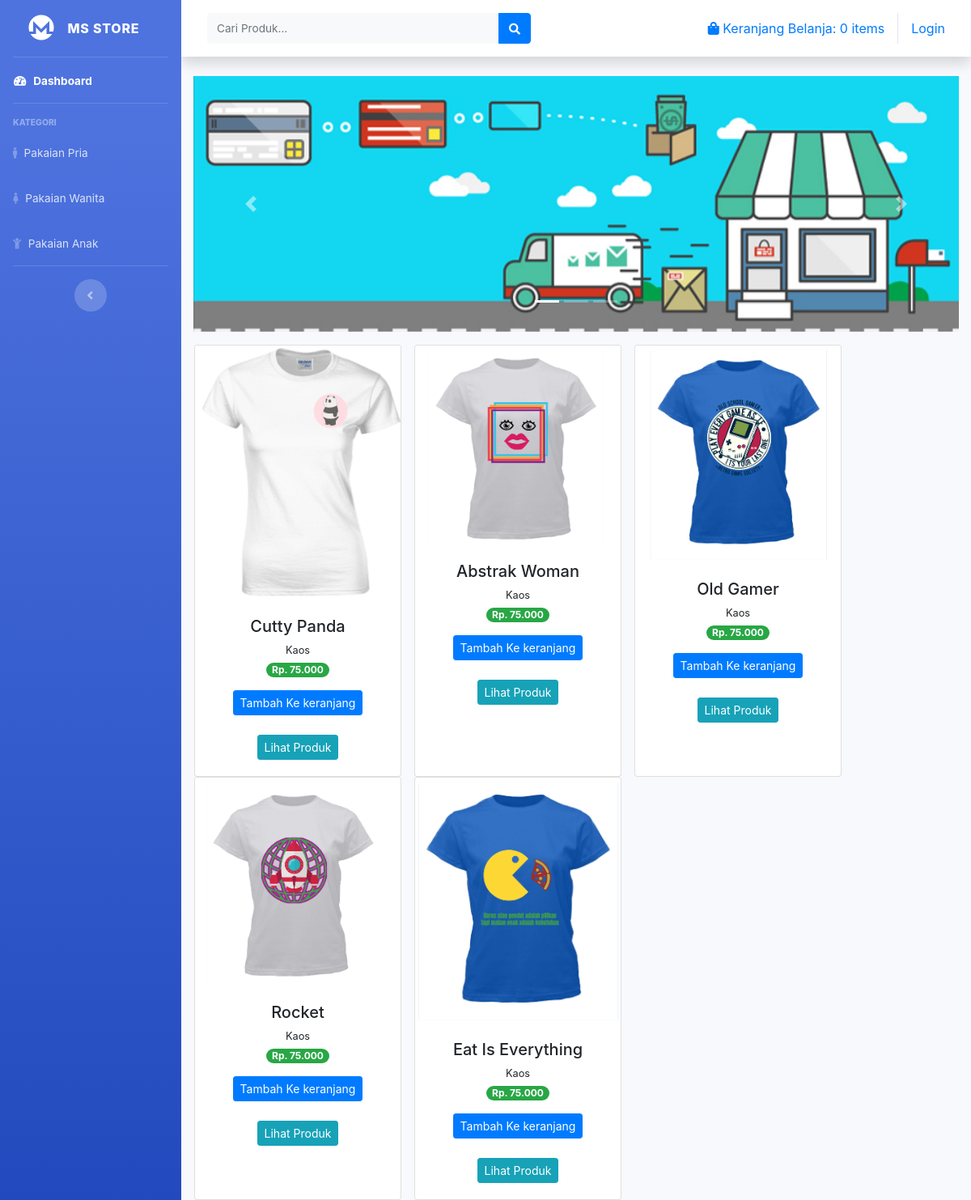
Screenshot of /index.php/kategori/pakaian_wanita with the database file from the repository.
### tables this page shows
CREATE TABLE `tb_barang` (
  `id_brg` int(11) NOT NULL,
  `nama_brg` varchar(120) NOT NULL,
  `keterangan` varchar(255) NOT NULL,
  `kategori` varchar(60) NOT NULL,
  `harga` int(11) NOT NULL,
  `stok` int(4) NOT NULL,
  `gambar` varchar(500) NOT NULL
);

### application/controllers/kategori.php (called while the page is built, shortened)
<?php
class Kategori extends CI_Controller
{
	public function pakaian_wanita()
	{
		$data['pakaian_wanita'] = $this->model_kategori->data_pakaian_wanita()->result();
		$this->load->view('templates/header');
		$this->load->view('templates/sidebar');
		$this->load->view('pakaian_wanita',$data);
		$this->load->view('templates/footer');
	}
}
 ?>

### index.php (called while the page is built, shortened)
<?php
require_once BASEPATH.'core/CodeIgniter.php';

### application/models/model_kategori.php (called while the page is built, shortened)
<?php
class Model_kategori extends CI_Model
{
	public function data_pakaian_wanita()
	{
		return $this->db->get_where("tb_barang",array('kategori' => 'pakaian wanita'));
	}
}
 ?>

### application/views/pakaian_wanita.php (the view, shortened to what this page needs)
<div class="container-fluid">
	<div id="carouselExampleIndicators" class="carousel slide" data-ride="carousel">
	  <ol class="carousel-indicators">
	    <li data-target="#carouselExampleIndicators" data-slide-to="0" class="active"></li>
	    <li data-target="#carouselExampleIndicators" data-slide-to="1"></li>
	    <li data-target="#carouselExampleIndicators" data-slide-to="2"></li>
	  </ol>
	  <div class="carousel-inner">
	    <div class="carousel-item active">
	      <img class="d-block w-100" src="<?php echo base_url('assets/img/slider1.jpg') ?>" alt="First slide">
	    </div>
	  </div>
	  <a class="carousel-control-prev" href="#carouselExampleIndicators" role="button" data-slide="prev">
	    <span class="carousel-control-prev-icon" aria-hidden="true"></span>
	  </a>
	  <a class="carousel-control-next" href="#carouselExampleIndicators" role="button" data-slide="next">
	    <span class="carousel-control-next-icon" aria-hidden="true"></span>
	  </a>
	</div>
	<div class="row text-center mt-3">
		<?php foreach ($pakaian_wanita as $brg) : ?>
			<div class="card ml-3" style="width: 16rem;">
			  <img  src="<?php echo base_url().'/uploads/'.$brg->gambar ?>" class="card-img-top" alt="...">
			  <div class="card-body">
			    <h5 class="card-title mb-1"><?php echo $brg->nama_brg ?></h5>
			    <small><?php echo $brg->keterangan ?></small><br>
			    <span class="badge badge-pill badge-success mb-3 ">Rp. <?php echo number_format($brg->harga, 0,',','.')  ?></span>
			    <?php echo anchor('dashboard/tambah_ke_keranjang/'.$brg->id_brg,'<div class="btn btn-sm btn-primary">Tambah Ke keranjang</div>') ?><br><br>
			    <?php echo anchor('dashboard/detail_produk/'.$brg->id_brg,'<div class="btn btn-sm btn-info">Lihat Produk</div>') ?>
			  </div>
			</div>
		<?php endforeach; ?>
	</div>
</div>

### application/views/templates/header.php (shortened to what this page needs)
<!DOCTYPE html>
<html lang="en">
<head>
    <link href="<?php echo base_url() ?>assets/vendor/fontawesome-free/css/all.min.css" rel="stylesheet" type="text/css">
    <link href="<?php echo base_url() ?>assets/css/sb-admin-2.min.css" rel="stylesheet">
  <link rel="stylesheet" href="https://maxcdn.bootstrapcdn.com/bootstrap/4.0.0/css/bootstrap.min.css">
  <link rel="stylesheet" href="https://cdnjs.cloudflare.com/ajax/libs/font-awesome/4.7.0/css/font-awesome.min.css">
  <link rel="stylesheet" href="https://cdnjs.cloudflare.com/ajax/libs/twitter-bootstrap/4.1.1/css/bootstrap.css"/>
  </head>
</head>

### application/views/templates/sidebar.php (shortened to what this page needs)
<body id="page-top">
    <div id="wrapper">
        <ul class="navbar-nav bg-gradient-primary sidebar sidebar-dark accordion" id="accordionSidebar">
            <a class="sidebar-brand d-flex align-items-center justify-content-center" href="<?php echo base_url('welcome') ?>">
                <div class="sidebar-brand-icon r">
                    <i class="fab fa-monero"></i>
                </div>
                <div class="sidebar-brand-text mx-3">MS Store</div>
            </a>
            <hr class="sidebar-divider my-0">
            <li class="nav-item active">
                <a class="nav-link" href="<?php echo base_url('welcome') ?>">
                    <i class="fas fa-fw fa-tachometer-alt"></i>
                    <span>Dashboard</span></a>
            </li>
            <hr class="sidebar-divider">
            <div class="sidebar-heading">
                Kategori
            </div>
             <li class="nav-item">
                <a class="nav-link" href="<?php echo base_url('kategori/pakaian_pria') ?>">
                    <i class="fas fa-male"></i>
                    <span>Pakaian Pria</span></a>
            </li>
             <li class="nav-item">
                <a class="nav-link" href="<?php echo base_url('kategori/pakaian_wanita') ?>">
                    <i class="fas fa-female"></i>
                    <span>Pakaian Wanita</span></a>
            </li>
             <li class="nav-item">
                <a class="nav-link" href="<?php echo base_url('kategori/pakaian_anak') ?>">
                    <i class="fas fa-child"></i>
                    <span>Pakaian Anak</span></a>
            </li>
            <hr class="sidebar-divider d-none d-md-block">
            <div class="text-center d-none d-md-inline">
                <button class="rounded-circle border-0" id="sidebarToggle"></button>
            </div>
        </ul>
        <div id="content-wrapper" class="d-flex flex-column">
            <div id="content">
                <nav class="navbar navbar-expand navbar-light bg-white topbar mb-4 static-top shadow">
                    <form action="<?= base_url(''); ?>"  method="get"
                    class="d-none d-sm-inline-block form-inline mr-auto ml-md-3 my-2 my-md-0 mw-100 navbar-search">
                        <div class="input-group">
                            <input type="text" class="form-control bg-light border-0 small" placeholder="Cari Produk..."
                                aria-label="Search" name='keyword' id='keyword' aria-describedby="basic-addon2">
                            <div class="input-group-append">
                                <button class="btn btn-primary" type="button">
                                    <i class="fas fa-search fa-sm"></i>
                                </button>
                            </div>
                        </div>
                    </form>
                    <ul class="navbar-nav ml-auto">
                            <div class="navbar">
                                <ul class="nav navbar-nav navbar-right">
                                    <li>
                                        <?php
                                        $keranjang = '<i class="fas fa-shopping-bag"></i> Keranjang Belanja: '.$this->cart->total_items(). ' items'  ?>
                                        <?php echo anchor('dashboard/detail_keranjang', $keranjang)  ?>
                                    </li>
                                </ul>
                                <ul class="na navbar-nav navbar-right">
                                    <?php if($this->session->userdata('username')) { ?>
                                        <li><div>Selamat Datang <?php echo $this->session->userdata('username') ?></div></li>
                                        <li class="ml-2"><?php echo anchor('auth/logout', 'Logout') ?></li>
                                    <?php }else{ ?>
                                        <li><?php echo anchor('auth/login', 'Login'); ?></li>
                                    <?php } ?>
                                </ul>
                            </div>
                    </ul>
                </nav>

### application/views/templates/footer.php (shortened to what this page needs)
</body>
</html>

### rows the page displays
tb_barang: gambar (picture), nama_brg "Cutty Panda", keterangan "Kaos", harga "75.000", id_brg "Tambah Ke keranjang", id_brg "Lihat Produk"
tb_barang: gambar (picture), nama_brg "Abstrak Woman", keterangan "Kaos", harga "75.000", id_brg "Tambah Ke keranjang", id_brg "Lihat Produk"
tb_barang: gambar (picture), nama_brg "Old Gamer", keterangan "Kaos", harga "75.000", id_brg "Tambah Ke keranjang", id_brg "Lihat Produk"
tb_barang: gambar (picture), nama_brg "Rocket", keterangan "Kaos", harga "75.000", id_brg "Tambah Ke keranjang", id_brg "Lihat Produk"
tb_barang: gambar (picture), nama_brg "Eat Is Everything", keterangan "Kaos", harga "75.000", id_brg "Tambah Ke keranjang", id_brg "Lihat Produk"

### other values shown
$this->cart->total_items() "0"
anchor('auth/login', 'Login') "Login"
